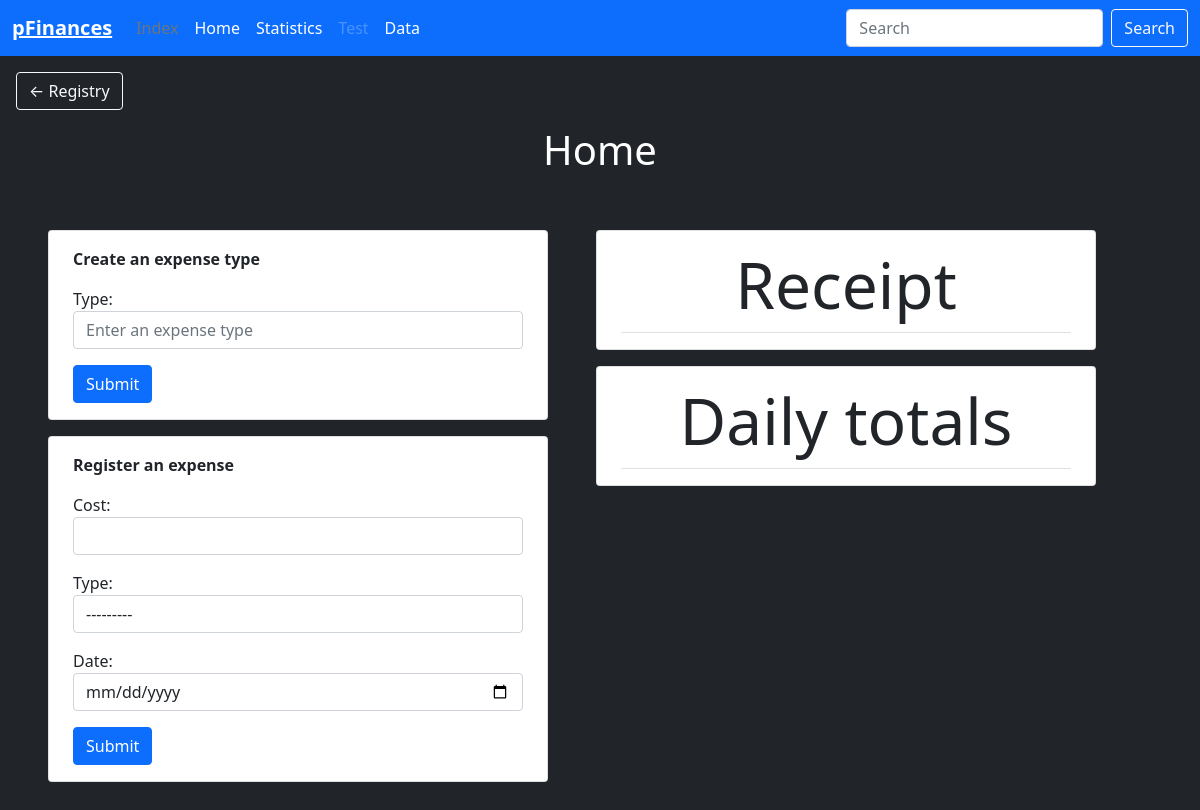
The app's page /spendings/, older data.
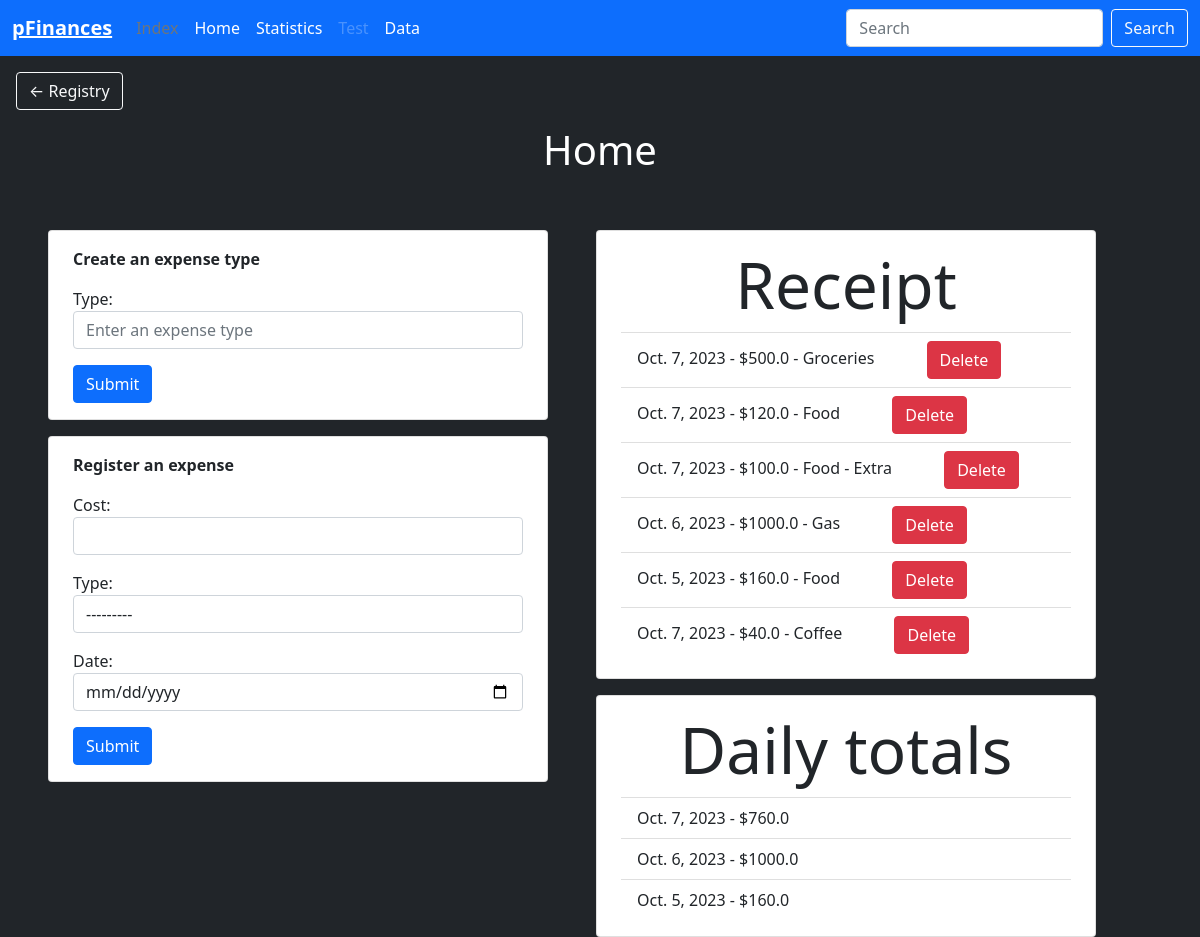
The same page, newer data.
### Spendings/models.py (models this page shows, shortened)
class ExpenseType(models.Model):
    type = models.CharField(max_length=50)
    def __str__(self):
        return self.type

class Expense(models.Model):
    cost = models.FloatField()
    type = models.ForeignKey(ExpenseType, on_delete=models.CASCADE, blank=True)
    date = models.DateField()

class DailyExpense(models.Model):
    date = models.DateField()
    total = models.FloatField(default=0)

### Spendings/views.py (the view, shortened to what this page needs)
# urls.py: path("", views.index, name="index"),
def index(request):
    expense_types = ExpenseType.objects.all()
    expenses = Expense.objects.all()
    expense_type_form = ExpenseTypeForm()
    expense_form = ExpenseForm()
    daily_expenses = DailyExpense.objects.all()
    context = {
        'expense_types' : expense_types,
        'expense_type_form' : expense_type_form,
        'expense_form' : expense_form,
        'expenses' : expenses,
        'daily_expenses' : daily_expenses
    }
    return render(request, 'Spendings/index.html', context)

### Spendings/forms.py
class ExpenseTypeForm(forms.ModelForm):
    name = models
    class Meta:
        model = ExpenseType
        fields = ('type',)
        widgets = {
            'type' : forms.TextInput(attrs={'class':'form-control', 'placeholder':'Enter an expense type'}),
        }

class ExpenseForm(forms.ModelForm):
    name = models
    class Meta:
        model = Expense
        fields = ('cost', 'type', 'date')
        widgets = {
            'cost' : forms.NumberInput(attrs={'class':'form-control'}),
            'type' : forms.Select(attrs={'class':'form-control'}),
            'date' : forms.DateInput(attrs={'class':'form-control', 'type':'date' })
        }

### Spendings/templates/Spendings/index.html (shortened to what this page needs)
{% extends 'base.html' %}
{% block content %}
<a class="btn btn-outline-light m-3 end" href="{% url 'registry' %}">&#8592 Registry</a>
<h1 class="text-white text-center">Home</h1>
<div class="d-flex">
    <div class="col-5 m-5">
        <div class="card mb-3 px-4 py-3 bg-white rounded">
            <p><b>Create an expense type</b></p>
            <form action="" method="POST" enctype="multipart/form-data">
                {{ expense_type_form.as_p }}
                <input type="submit" class="btn btn-primary" name="expense_type_form">
            </form>
        </div>
        <div class="card mb-3 px-4 py-3 bg-white rounded">
            <p><b>Register an expense</b></p>
            <form action="" method="POST" enctype="multipart/form-data">
                {{ expense_form.as_p }}
                <input type="submit" class="btn btn-primary" name="expense_form">
            </form>
        </div>
    </div>
    <div class="col-5 mt-5">
        <div class="card mb-3 card px-4 py-3 bg-white rounded">
            <h3 class="display-3 text-center">Receipt</h3>
            <ul class="list-group list-group-flush">
                {% for expense in expenses %}
                    <li class="list-group-item">
                        {{expense.date}} - ${{expense.cost}} - {{expense.type.type}}
                        <a class="ms-5 btn btn-danger" href="{%url 'delete_expense' expense.id%}">Delete</a>
                    </li>
                {% endfor %}
            </ul>
        </div>
        <div class="card card px-4 py-3 bg-white rounded">
            <h3 class="display-3 text-center">Daily totals</h3>
            <ul class="list-group list-group-flush">
                {% for daily_expense in daily_expenses %}
                    <li class="list-group-item">
                        {{daily_expense.date}} - ${{daily_expense.total}}
                    </li>
                {% endfor %}
            </ul>
        </div>
    </div>
</div>
{% endblock content %}

### templates/base.html (shortened to what this page needs)
<!doctype html>
<html lang="en">
  <head>
    <link href="https://cdn.jsdelivr.net/npm/bootstrap@5.0.2/dist/css/bootstrap.min.css" rel="stylesheet">
  </head>
  <body class="bg-dark">
    <nav class="navbar navbar-expand-lg navbar-dark bg-primary">
      <div class="container-fluid">
        <a class="navbar-brand" href="#"><b><u>pFinances</u></b></a>
        <div class="collapse navbar-collapse" id="navbarTogglerDemo02">
          <ul class="navbar-nav me-auto mb-2 mb-lg-0">
            <li class="nav-item">
              <a class="nav-link active text-muted" aria-current="page" href="/spendings/">Index</a>
            </li>
            <li class="nav-item">
              <a class="nav-link active" aria-current="page" href="/spendings/registry">Home</a>
            </li>
            <li class="nav-item">
              <a class="nav-link active" aria-current="page" href="/spendings/statistics">Statistics</a>
            </li>
            <li class="nav-item">
              <li class="nav-item">
                <a class="nav-link disabled" aria-current="page" href="#">Test</a>
              </li>
              <li class="nav-item">
                <a class="nav-link active" aria-current="page" href="/spendings/data">Data</a>
              </li>
            </ul>
          <form class="d-flex">
            <input class="form-control me-2" type="search" placeholder="Search" aria-label="Search">
            <button class="btn btn-outline-light" type="submit">Search</button>
          </form>
        </div>
      </div>
    </nav>
    <main>
        {% block content %}
        {% endblock content %}
      </main>
  </body>
</html>

Row changes from the older to the newer data that the page shows:
added Expense: date "Oct. 7, 2023", cost "500.0", type.type "Groceries"
added Expense: date "Oct. 7, 2023", cost "120.0", type.type "Food"
added Expense: date "Oct. 7, 2023", cost "100.0", type.type "Food - Extra"
added Expense: date "Oct. 6, 2023", cost "1000.0", type.type "Gas"
added Expense: date "Oct. 5, 2023", cost "160.0", type.type "Food"
added Expense: date "Oct. 7, 2023", cost "40.0", type.type "Coffee"
added DailyExpense: date "Oct. 7, 2023", total "760.0"
added DailyExpense: date "Oct. 6, 2023", total "1000.0"
added DailyExpense: date "Oct. 5, 2023", total "160.0"
